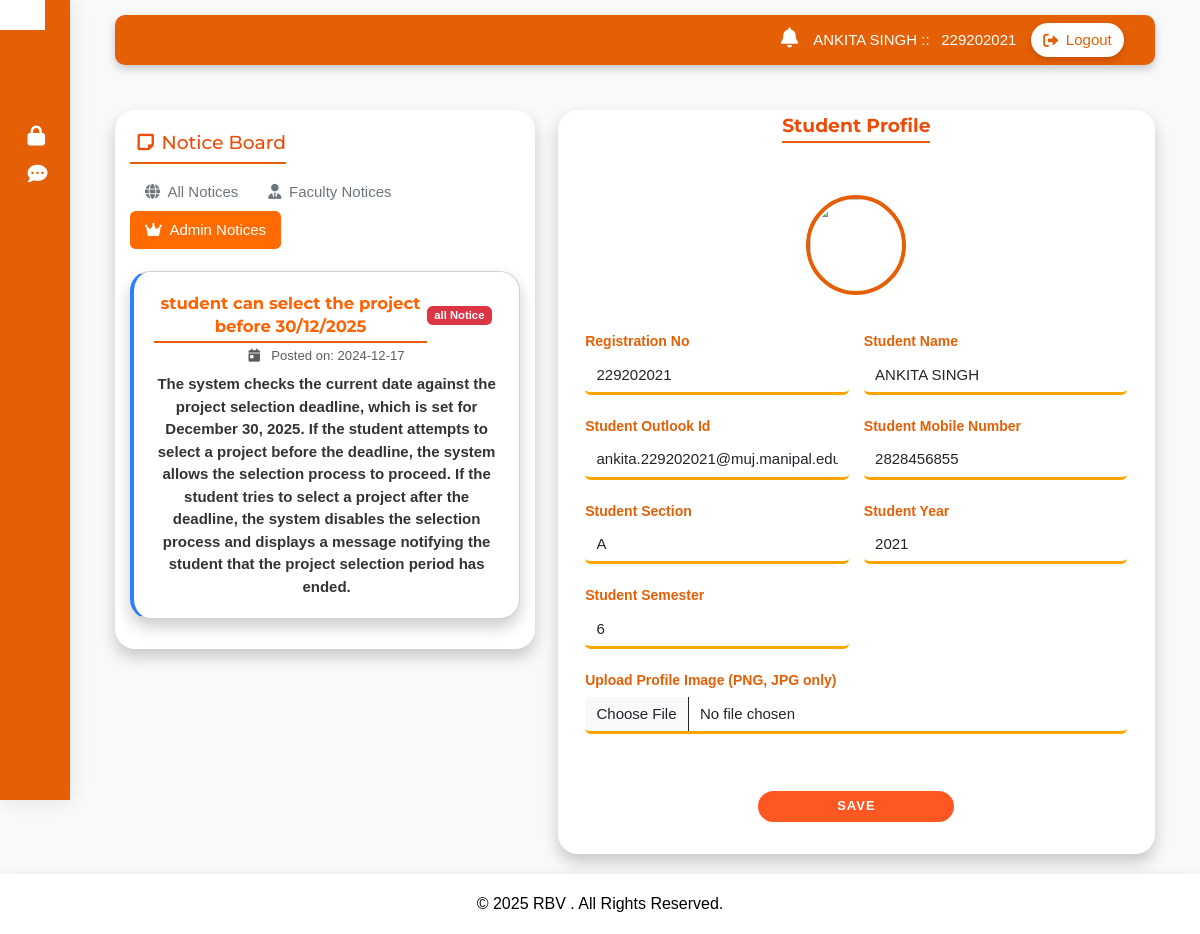
Screenshot of /student/studentprofile.php?filter=admin (signed in) with the database file from the repository.
### tables this page shows
CREATE TABLE `student` (
  `sr_no` int(11) NOT NULL,
  `registration_no` varchar(50) NOT NULL,
  `name` varchar(50) NOT NULL,
  `email` varchar(100) NOT NULL,
  `mobile_no` varchar(15) NOT NULL,
  `password` varchar(500) NOT NULL,
  `section` varchar(50) NOT NULL,
  `semester` varchar(50) NOT NULL,
  `year` varchar(50) NOT NULL,
  `image` varchar(255) DEFAULT NULL,
  `failed_attempts` int(11) DEFAULT 0,
  `lock_until` datetime DEFAULT NULL
);

CREATE TABLE `circular_notices` (
  `id` int(11) NOT NULL,
  `fid` varchar(50) NOT NULL,
  `notice_date` date NOT NULL,
  `title` varchar(255) NOT NULL,
  `description` text NOT NULL,
  `type` varchar(255) NOT NULL,
  `semester` varchar(5) NOT NULL
);

### student/studentfunctions.php (called while the page is built, shortened)
<?php
include_once('../connection/connection.php');
$registration_no = $_SESSION['registration_no'];
$student = fetchStudentData($con, $registration_no);
$name = htmlspecialchars($student['name']);
$email = htmlspecialchars($student['email']);
$mobile = htmlspecialchars($student['mobile_no']);
$section = htmlspecialchars($student['section']);
$year = htmlspecialchars($student['year']);
function fetchStudentData($con, $registration_no) {
    $sql = "SELECT * FROM student WHERE registration_no = ?";
    $stmt = $con->prepare($sql);
    $stmt->bind_param("s", $registration_no);
    $stmt->execute();
    $result = $stmt->get_result();
    return $result->fetch_assoc();
}
function fetchNotifications($con, $registration_no, $semester, $filter) {
    if ($filter === 'faculty') {
        $query = "
            SELECT cn.notice_date, cn.title, cn.description, cn.type
            FROM circular_notices cn
            INNER JOIN allocated_project ap ON cn.fid = ap.fid
            WHERE ap.registration_no = ?
        ";
        $stmt = $con->prepare($query);
        $stmt->bind_param("s", $registration_no);
    } elseif ($filter === 'admin') {
        $query = "
            SELECT notice_date, title, description, type
            FROM circular_notices
            WHERE type = 'all'
        ";
        $stmt = $con->prepare($query);
    }
    $stmt->execute();
    $result = $stmt->get_result();
    $notifications = [];
    while ($row = $result->fetch_assoc()) {
        $notifications[] = $row;
    }
    return $notifications;
}
$filter = isset($_GET['filter']) ? htmlspecialchars($_GET['filter']) : 'all';
$notifications = fetchNotifications($con, $registration_no, $_SESSION['semester'], $filter);
?>

### student/studentprofile.php (the view, shortened to what this page needs)
<?php
include('../student/studentsidebar.php');
?>
<div class="main_content">
<div class="row mt-5">
    <div class="col-lg-5 mb-5">
        <div class="profile-card p-3">
            <div class="card-custom-header d-flex justify-content-between align-items-center">
                <h5 class="mb-3">
                    <i class="fas fa-sticky-note m-2"></i>Notice Board
                </h5>
            </div>
            <div class="card-body">
                <ul class="nav nav-pills mb-4">
                    <li class="nav-item">
                        <a class="nav-link <?= $filter === 'all' ? 'active' : '' ?>" href="?filter=all">
                            <i class="fas fa-globe me-2"></i>All Notices
                        </a>
                    </li>
                    <li class="nav-item">
                        <a class="nav-link <?= $filter === 'faculty' ? 'active' : '' ?>" href="?filter=faculty">
                            <i class="fas fa-user-tie me-2"></i>Faculty Notices
                        </a>
                    </li>
                    <li class="nav-item">
                        <a class="nav-link <?= $filter === 'admin' ? 'active' : '' ?>" href="?filter=admin">
                            <i class="fas fa-crown me-2"></i>Admin Notices
                        </a>
                    </li>
                </ul>
                <div class="notice-list">
                    <?php if (!empty($notifications)): ?>
                        <?php foreach ($notifications as $row): ?>
                            <div class="notice-card card <?= isset($row['type']) && $row['type'] == 'faculty' ? 'faculty-notice' : 'admin-notice' ?>">
                                <div class="card-body">
                                    <div class="d-flex justify-content-between align-items-center mb-2">
                                        <h6 class="card-title mb-0" style="font-weight:bold">
                                            <?= isset($row['title']) ? htmlspecialchars($row['title']) : 'No Title' ?>
                                        </h6>
                                        <div class="d-flex align-items-center">
                                            <span class="badge <?= isset($row['type']) && $row['type'] == 'faculty' ? 'bg-primary' : 'bg-danger' ?> me-2">
                                                <?= isset($row['type']) ? htmlspecialchars($row['type']) : 'No Type' ?> Notice
                                            </span>
                                        </div>
                                    </div>
                                    <p class="card-text text-muted small mb-2">
                                        <i class="fas fa-calendar-day me-2"></i>
                                        Posted on: <?= isset($row['notice_date']) ? $row['notice_date'] : 'No Date' ?>
                                    </p>
                                    <p class="card-text" style="font-weight:bold">
                                        <?= isset($row['description']) ? htmlspecialchars($row['description']) : 'No Description' ?>
                                    </p>
                                </div>
                            </div>
                        <?php endforeach; ?>
                    <?php else: ?>
                        <div class="alert alert-info text-center" role="alert">
                            <i class="fas fa-info-circle me-2"></i>No notices found.
                        </div>
                    <?php endif; ?>
                </div>
            </div>
        </div>
    </div>
    <div class="col-lg-7">
        <div class="profile-card">
            <h5 style="font-weight:bold; color: rgb(236, 76, 8); text-align: left;">Student Profile</h5><br>
            <img
  src="<?php echo htmlspecialchars(!empty($student['image']) ? "../uploads/$image" : '../photo/user_profile.jpg'); ?>"
  style="margin-top:50px"
  width="150"
  height="150"
/>
            <form class="row g-3 m-3" method="POST" enctype="multipart/form-data" onsubmit="return validateForm()">
                <div class="col-md-6">
                    <label for="registration_no" class="form-label">Registration No</label>
                    <input type="text" class="form-control" id="registration_no" name="registration_no" value="<?php echo htmlspecialchars($registration_no); ?>" readonly>
                </div>
                <div class="col-md-6">
                    <label for="name" class="form-label">Student Name</label>
                    <input type="text" class="form-control" id="name" name="name" value="<?php echo htmlspecialchars($name); ?>" required onkeyup="validateName()">
                </div>
                <div class="col-md-6">
                    <label for="email" class="form-label">Student Outlook Id</label>
                    <input type="text" class="form-control" id="email" name="email" value="<?php echo htmlspecialchars($email); ?>" required onkeyup="validateEmail()" readonly>
                </div>
                <div class="col-md-6">
                    <label for="mobile" class="form-label">Student Mobile Number</label>
                    <input type="text" class="form-control" id="mobile" name="mobile" value="<?php echo htmlspecialchars($mobile); ?>" required onkeyup="validateMobile()">
                </div>
                <div class="col-md-6">
                    <label for="section" class="form-label">Student Section</label>
                    <input type="text" class="form-control" id="section" name="section" value="<?php echo htmlspecialchars($section); ?>" readonly required>
                </div>
                <div class="col-md-6">
                    <label for="year" class="form-label">Student Year</label>
                    <input type="text" class="form-control" id="year" name="year" value="<?php echo htmlspecialchars($year); ?>" readonly required>
                </div>
                <div class="col-md-6">
                    <label for="sem" class="form-label">Student Semester</label>
                    <input type="text" class="form-control" id="semester" name="s" value="<?php echo htmlspecialchars($semester); ?>" readonly required>
                </div>
                <div class="col-md-12">
                    <label for="image" class="form-label">Upload Profile Image (PNG, JPG only)</label>
                    <input type="file" class="form-control" id="image" name="image" accept=".jpg, .jpeg, .png">
                </div>
                <div class="col-12 mt-5">
                    <button class="btn" style="width:200px" id="btnorange" name="updateStudent" type="submit">Save</button>
                </div>
            </form>
        </div>
    </div>
</div>
</div>
                    </div>
                    </div>
                    </div>
<?php
include('../student/studentfooter.php');
?>

### student/studentsidebar.php (shortened to what this page needs)
<?php
include('../student/studentfunctions.php');
?>
<!DOCTYPE html>
<html lang="en">
<head>
    <link rel="stylesheet" href="../bootstrap-5.0.2-dist/css/bootstrap.min.css">
    <link rel="stylesheet" href="https://cdnjs.cloudflare.com/ajax/libs/font-awesome/6.0.0/css/all.min.css">
    <link href="https://cdn.lineicons.com/4.0/lineicons.css" rel="stylesheet">
    <link rel="stylesheet" href="https://unpkg.com/feather-icons/dist/feather.min.css">
    <link rel="stylesheet" href="../student/studentstyle.css">
    <link rel="stylesheet" href="../common-styling.css">
    <link rel="stylesheet" href="../sidebar-bootstrap-main/sidebar-style.css">
</head>
<body>
<div class="wrapper">
    <aside id="sidebar">
        <div class="d-flex">
            <button class="toggle-btn" type="button" style="background-color: white;">
            </button>
        </div>
        <ul class="sidebar-nav">
            <li class="sidebar-item">
                <a href="../student/studentprofile.php" class="sidebar-link">
                </a>
            </li>
            <li class="sidebar-item">
                <a href="../student/listofproject.php" class="sidebar-link">
                </a>
            </li>
            <li class="sidebar-item">
                <a href="../student/student_notification.php" class="sidebar-link">
                </a>
            </li>
            <li class="sidebar-item">
                <a href="../student/changepassword.php" class="sidebar-link">
                    <i style="font-size:20px" class="fas fa-lock"></i>
                </a>
            </li>
            <li class="sidebar-item">
                <a href="../student/studentfeedback.php" class="sidebar-link">
                    <i style="font-size:20px" class="fas fa-comment-dots"></i>
                </a>
            </li>
        </ul>
    </aside>
    <div class="main px-5 pt-3">
            <div class="text-center">
            <header style="background: #e45f06; padding: 0; border-radius: 10px; box-shadow: 0px 4px 8px rgba(0, 0, 0, 0.2);">
    <div style="display: flex; justify-content: space-between; align-items: center; height: 50px; padding: 0 20px; position: relative;">
        <div class="container d-flex justify-content-between align-items-center" style="height: 50px; flex-grow: 1;">
            <div class="text-white d-flex align-items-center ms-auto">
                <a href="../student/student_notification.php" class="position-relative me-3">
                    <i class="fas fa-bell" style="font-size: 20px; color: white;"></i>
                </a>
                <div class="d-none d-md-inline">
                    <span class="me-2"><?php echo htmlspecialchars($name); ?> :: </span>
                    <span><?php echo htmlspecialchars($registration_no); ?></span>
                </div>
                <a href="../student/studentlogout.php" style="background: white; padding: 6px 12px; margin-left: 15px; border-radius: 20px;
                display: flex; align-items: center; text-decoration: none; color: #e45f06;
                font-weight: 500; box-shadow: 0px 3px 6px rgba(0, 0, 0, 0.15); transition: all 0.3s ease;">
                    <i class="fas fa-sign-out-alt me-2"></i> Logout
                </a>
            </div>
        </div>
    </div>
</header>

### student/studentstyle.css (style rules this page uses)
h1, h2, h3, h4, h5, h6 { font-family: 'Montserrat', sans-serif; color: rgb(236, 76, 8); display: inline-block; position: relative; }
h1::after, h2::after, h3::after, h4::after, h5::after, h6::after { content: ''; position: absolute; left: 0; bottom: -5px; height: 2px; width: 100%; background-color: #e45f06; transform: scaleX(0); transition: transform 0.5s ease; animation: draw 0.5s forwards; }
.form-label { margin-top: 10px; float: left; }
.profile-card { max-width: 600px; background: white; border-radius: 20px; box-shadow: 0 8px 16px rgba(0, 0, 0, 0.2); transform-style: preserve-3d; transition: transform 0.1s; position: relative; padding: 5px; }
.card { background: white; border-radius: 20px; box-shadow: 0 8px 16px rgba(0, 0, 0, 0.2); transform-style: preserve-3d; transition: transform 0.1s; position: relative; padding: 5px; }
.profile-card img { border-radius: 50%; width: 100px; height: 100px; margin: 0 auto; border: 4px solid #e45f06; }
.profile-card p, .profile-card label { color: #333; margin: 6px 0; }
.profile-card label { font-weight: bold; font-size: 14px; color: #e45f06; }
:root { --primary-color: #4a4a4a; --secondary-color: #6c757d; --accent-color: #ff6b00; --light-bg: #f8f9fa; }
body { background-color: var(--light-bg); font-family: 'Inter', -apple-system, BlinkMacSystemFont, "Segoe UI", Roboto, "Helvetica Neue", Arial, sans-serif; }
.card-title { font-size: 1.1rem; font-weight: 600; color:rgb(255, 98, 0); line-height: 1.4; }
html { scroll-behavior: smooth; }

### common-styling.css (style rules this page uses)
html, body { margin: 0; padding: 0; font-family: 'Poppins', sans-serif; font-size: 15px; }
.form-control { border: none; border-bottom: 3px solid orange; background: transparent; }
label { font-size: 20px; font-weight: bold; color: rgb(236, 76, 8); text-shadow: 2px 2px 2px white; transition: all 0.3s ease; }
:root { --primary-orange: #ff6b2b; --secondary-orange: #ff8c42; --light-orange: #fff1e6; }
.notice-card { border-left: 4px solid var(--primary-orange); margin-bottom: 1rem; transition: transform 0.2s; }
.nav-pills .nav-link.active { background-color: var(--primary-orange); }
.nav-pills .nav-link { color: var(--primary-orange); }
.admin-notice { border-left-color: #2b7fff; }
.btn { position: relative; margin: 10px; color: white; border: 2px solid rgb(255, 255, 255); border-radius: 50px; font-weight: bold; font-size: 13px; text-transform: uppercase; letter-spacing: 1px; overflow: hidden; cursor: pointer; transition: all 0.3s cubic-bezier(0.25, 0.8, 0.25, 1), transform 0.1s ease-in-out; user-select: none; -webkit-user-select: none; }
.btn::before { content: ''; position: absolute; top: 0; left: -100%; width: 100%; height: 100%; background: linear-gradient( 120deg, transparent, rgba(255, 255, 255, 0.3), transparent ); transition: all 0.5s ease; z-index: 1; }
#btnorange { background-color: rgb(255, 87, 34); }
:root { --secondary-color: #6c757d; --accent-color: #ff6b00; --light-bg: #f8f9fa; }
.nav-pills .nav-link { color: var(--secondary-color); transition: all 0.3s ease; }
.nav-pills .nav-link.active { background-color: var(--accent-color); color: white; }

### student/studentsidebar.php (style rules this page uses)
.wrapper { display: flex; min-height: 100vh; }

### rows the page displays
student: name "ANKITA SINGH", email "ankita.229202021@muj.manipal.edu", mobile "2828456855", section "A", year "2021"
circular_notices: title "student can select the project before 30/12/2025", type "all", notice_date "2024-12-17", description "The system checks the current date against the project selection deadline, which is set for December 30, 2025. If the student attempts to select a project before the deadline, the system allows the selection process to proceed. If the student tries to select a project after the deadline, the system disables the selection process and displays a message notifying the student that the project selection period has ended."

### other values shown
$registration_no "229202021"
